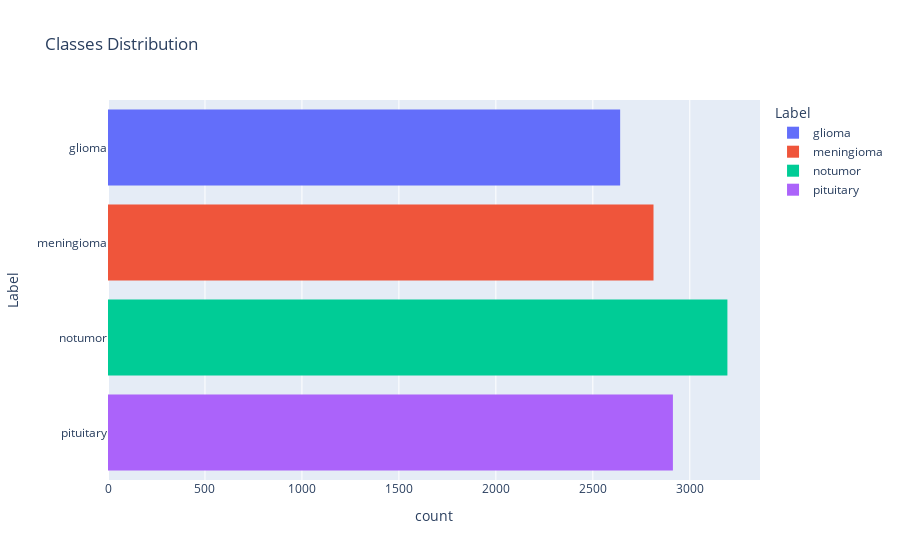

Source (notebook cell):
### Code cell
px.histogram(train_data, y="Label", color="Label", title="Classes Distribution")

### Figure 1 — Plotly figure (JSON) as saved in the notebook; plotly's stock layout.template omitted (floating-point values rounded to 4 significant figures; data arrays with more than 128 entries replaced by an {"elided": "..."} marker saying what was removed)
{"data": [{"bingroup": "y", "hovertemplate": "Label=%{y}<br>count=%{x}<extra></extra>", "legendgroup": "glioma", "marker": {"color": "#636efa", "pattern": {"shape": ""}}, "name": "glioma", "orientation": "h", "showlegend": true, "type": "histogram", "xaxis": "x", "y": {"elided": "2641 str values"}, "yaxis": "y"}, {"bingroup": "y", "hovertemplate": "Label=%{y}<br>count=%{x}<extra></extra>", "legendgroup": "meningioma", "marker": {"color": "#EF553B", "pattern": {"shape": ""}}, "name": "meningioma", "orientation": "h", "showlegend": true, "type": "histogram", "xaxis": "x", "y": {"elided": "2813 str values"}, "yaxis": "y"}, {"bingroup": "y", "hovertemplate": "Label=%{y}<br>count=%{x}<extra></extra>", "legendgroup": "notumor", "marker": {"color": "#00cc96", "pattern": {"shape": ""}}, "name": "notumor", "orientation": "h", "showlegend": true, "type": "histogram", "xaxis": "x", "y": {"elided": "3194 str values"}, "yaxis": "y"}, {"bingroup": "y", "hovertemplate": "Label=%{y}<br>count=%{x}<extra></extra>", "legendgroup": "pituitary", "marker": {"color": "#ab63fa", "pattern": {"shape": ""}}, "name": "pituitary", "orientation": "h", "showlegend": true, "type": "histogram", "xaxis": "x", "y": {"elided": "2913 str values"}, "yaxis": "y"}], "layout": {"autosize": true, "barmode": "relative", "legend": {"title": {"text": "Label"}, "tracegroupgap": 0}, "title": {"text": "Classes Distribution"}, "xaxis": {"anchor": "y", "autorange": true, "domain": [0, 1], "range": [0, 3362.0], "title": {"text": "count"}}, "yaxis": {"anchor": "x", "autorange": true, "categoryarray": ["pituitary", "notumor", "meningioma", "glioma"], "categoryorder": "array", "domain": [0, 1], "range": [-0.5, 3.5], "title": {"text": "Label"}, "type": "category"}}}
